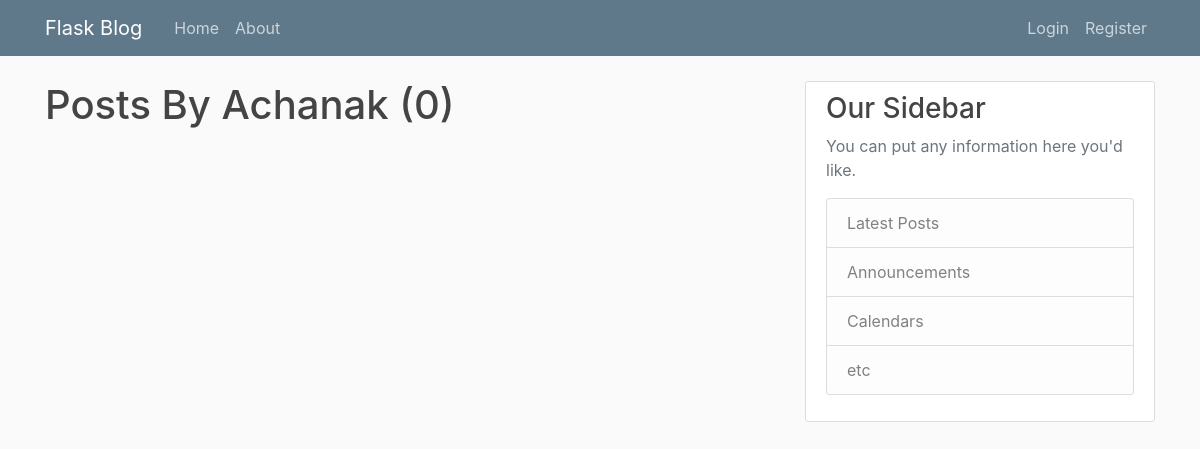
The page /user/Achanak  on the database as committed earlier.
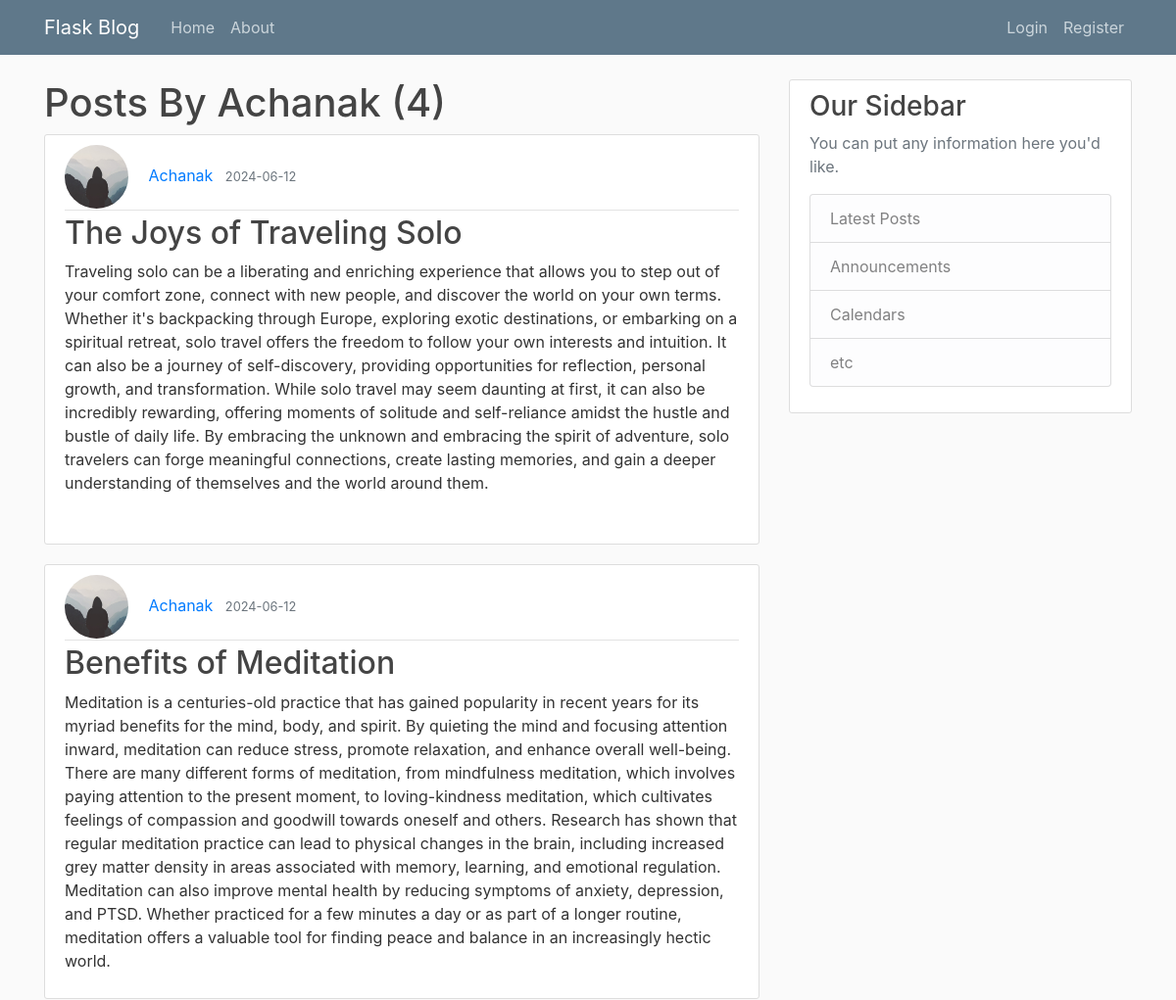
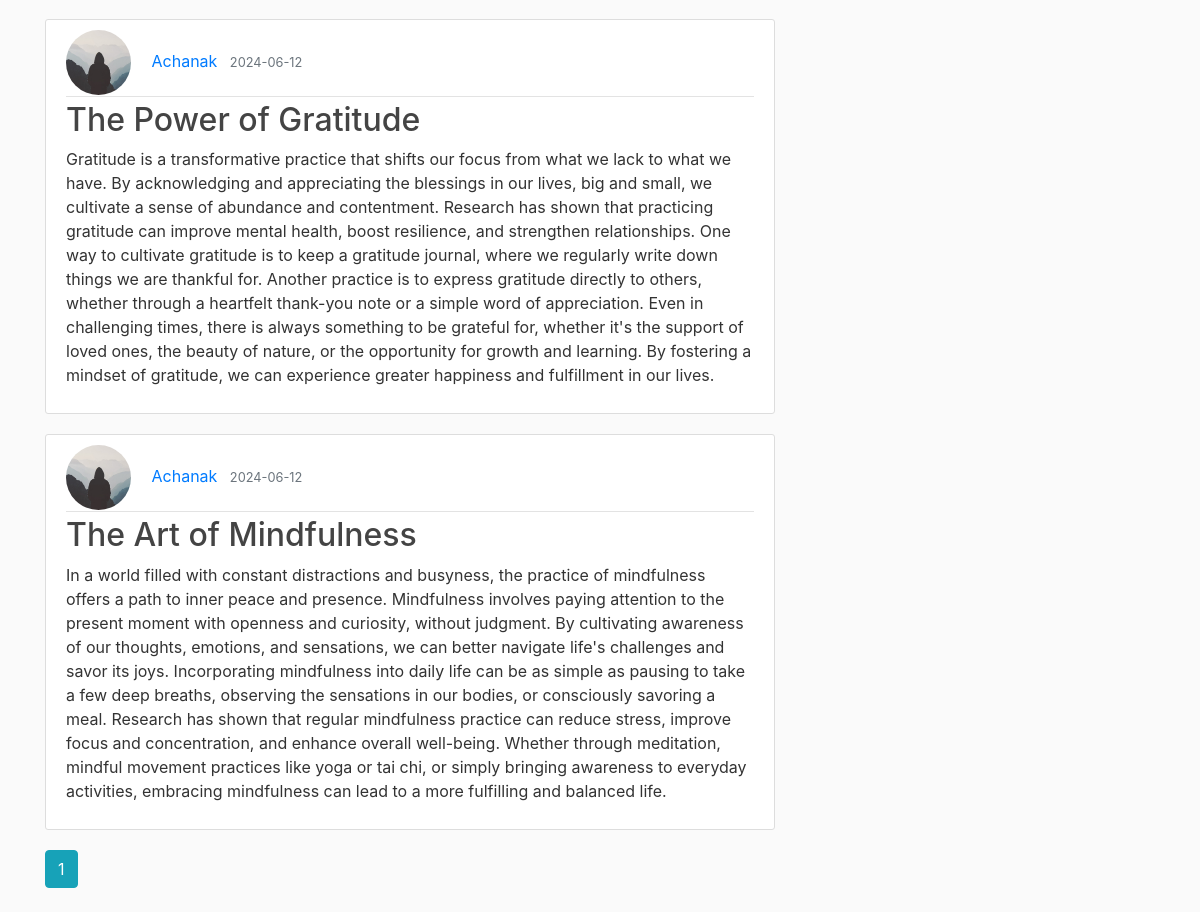
The same page on the database as committed later (2 pictures, top to bottom).
### flaskblog/models.py (models this page shows, shortened)
class Post(db.Model):
    id = db.Column(db.Integer, primary_key=True)
    title = db.Column(db.String(100), nullable=False)
    date_posted = db.Column(db.DateTime, nullable=False, default=datetime.utcnow)
    content = db.Column(db.Text, nullable=False)
    user_id = db.Column(db.Integer, db.ForeignKey('user.id'), nullable=False)

class User(db.Model,UserMixin):
    id = db.Column(db.Integer, primary_key=True)
    username = db.Column(db.String(20), unique=True, nullable=False)
    email = db.Column(db.String(120), unique=True, nullable=False)
    image_file = db.Column(db.String(20), nullable=False, default='default.jpg')
    password = db.Column(db.String(60), nullable=False)
    posts = db.relationship('Post', backref='author', lazy=True)
    def __repr__(self):
        return f"User('{self.username}', '{self.email}', '{self.image_file}')"

### flaskblog/routes.py (the view)
@app.route("/user/<string:username>")
def user_posts(username):
    page = request.args.get('page', 1, type=int)
    user = User.query.filter_by(username=username).first_or_404()
    print(user)
    print(username)
    posts = Post.query.filter_by(author=user)\
        .order_by(Post.date_posted.desc())\
        .paginate(page=page, per_page=5)
    return render_template('user_posts.html', posts=posts, user=user)

### flaskblog/templates/user_posts.html
{% extends "layout.html" %}
{% block content %}
<h1> Posts By {{user.username}} ({{posts.total}}) </h1>
{% for post in posts.items %}
<article class="media content-section">
  <div class="media-body">
    <div class="article-metadata">
      <img class="rounded-circle article-img"
        src="{{ url_for('static', filename='profile_pics/' + post.author.image_file) }}">
        <a class="mr-2" href="{{ url_for('user_posts', username=post.author.username) }}">{{ post.author.username }}</a>
      <small class="text-muted">{{ post.date_posted.strftime('%Y-%m-%d')}}</small>
    </div>
    <h2><a class="article-title" href="{{ url_for('post', post_id=post.id) }}">{{ post.title }}</a></h2>
    <p class="article-content">{{ post.content }}</p>
  </div>
</article>
{% endfor %}
{% for page_num in posts.iter_pages(left_edge=1,right_edge=1,left_current=1,right_current=1) %}
{% if page_num %}
{% if posts.page == page_num %}
<a class="btn btn-info mb-4" href="{{ url_for('user_posts', username=user.username, page=page_num) }}">{{ page_num }}</a>
{% else %}
<a class="btn btn-outline-info mb-4" href="{{ url_for('user_posts', username=user.username, page=page_num) }}">{{ page_num }}</a>
{% endif %}
{% else %}
...
{% endif %}
{% endfor %}
{% endblock content %}

Rows that differ between the two databases and show on the page:
added Post: image_file (placeholder picture), author.username "Achanak", date_posted "2024-06-12", title "The Joys of Traveling Solo", content "Traveling solo can be a liberating and enriching experience that allows you to step out of your comfort zone, connect with new people, and discover the world on your own terms. Whether it's backpacking through Europe, exploring exotic destinations, or embarking on a spiritual retreat, solo travel offers the freedom to follow your own interests and intuition. It can also be a journey of self-discovery, providing opportunities for reflection, personal growth, and transformation. While solo travel may seem daunting at first, it can also be incredibly rewarding, offering moments of solitude and self-reliance amidst the hustle and bustle of daily life. By embracing the unknown and embracing the…"
added Post: image_file (placeholder picture), author.username "Achanak", date_posted "2024-06-12", title "Benefits of Meditation", content "Meditation is a centuries-old practice that has gained popularity in recent years for its myriad benefits for the mind, body, and spirit. By quieting the mind and focusing attention inward, meditation can reduce stress, promote relaxation, and enhance overall well-being. There are many different forms of meditation, from mindfulness meditation, which involves paying attention to the present moment, to loving-kindness meditation, which cultivates feelings of compassion and goodwill towards oneself and others. Research has shown that regular meditation practice can lead to physical changes in the brain, including increased grey matter density in areas associated with memory, learning, and…"
added Post: image_file (placeholder picture), author.username "Achanak", date_posted "2024-06-12", title "The Power of Gratitude", content "Gratitude is a transformative practice that shifts our focus from what we lack to what we have. By acknowledging and appreciating the blessings in our lives, big and small, we cultivate a sense of abundance and contentment. Research has shown that practicing gratitude can improve mental health, boost resilience, and strengthen relationships. One way to cultivate gratitude is to keep a gratitude journal, where we regularly write down things we are thankful for. Another practice is to express gratitude directly to others, whether through a heartfelt thank-you note or a simple word of appreciation. Even in challenging times, there is always something to be grateful for, whether it's the…"
added Post: image_file (placeholder picture), author.username "Achanak", date_posted "2024-06-12", title "The Art of Mindfulness", content "In a world filled with constant distractions and busyness, the practice of mindfulness offers a path to inner peace and presence. Mindfulness involves paying attention to the present moment with openness and curiosity, without judgment. By cultivating awareness of our thoughts, emotions, and sensations, we can better navigate life's challenges and savor its joys. Incorporating mindfulness into daily life can be as simple as pausing to take a few deep breaths, observing the sensations in our bodies, or consciously savoring a meal. Research has shown that regular mindfulness practice can reduce stress, improve focus and concentration, and enhance overall well-being. Whether through…"
Other text that changed with them:
{{ posts.total }}: "0" → "4"
new list line: "1"
